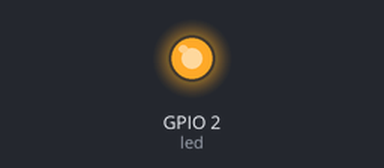
The program below on a simulated ESP8266 board running MicroPython. Parts: output pins drawn as LEDs (lit = HIGH, except the on-board LED, lit = LOW).

Above: at 0.15 s.
At 39.79 s:
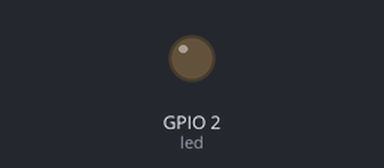
Timing chart, 0 to 40.0 s (numbered marks = the images above):
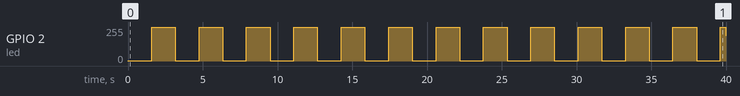

Measured:
- by itself, GPIO 2 (led): 0/255 → 1/255 at 0.00 s, → 255/255 1.6 s later, → 1/255 1.6 s later, → 255/255 1.6 s later, … (27 changes in this stretch)

The program:

breathing_light_esp8266_micropython.py
```python
from machine import Pin, PWM
from time import sleep

frequency = 1000
led = PWM(Pin(2), frequency)

while True:
  for duty_cycle in range(0, 1024):
    led.duty(duty_cycle)
    sleep(0.0015)
  for duty_cycle in reversed(range(0, 1024)):
    led.duty(duty_cycle)
    sleep(0.0015)
```
